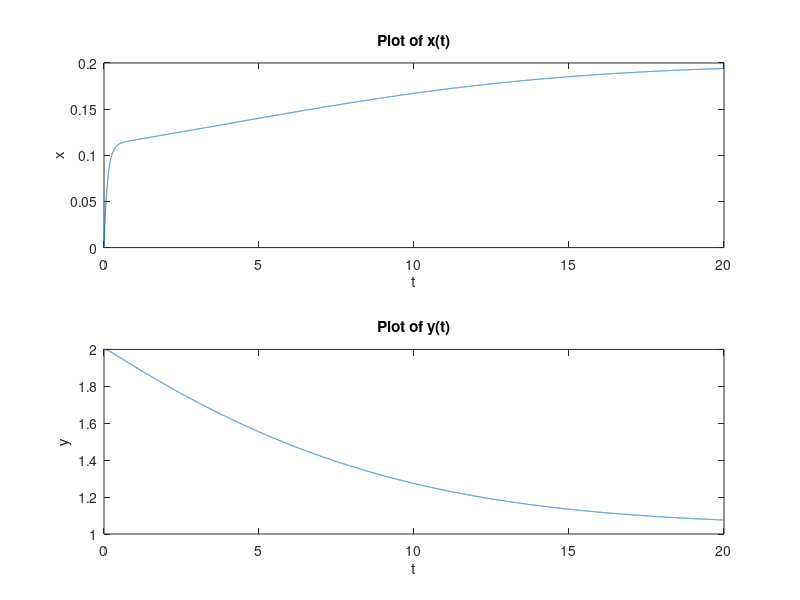

Write MATLAB code to recreate this figure.
% This is the main script to be excuted for Assignment 7 Problem 2
% Use Backward Euler to find an approximation of the exact solution of this IVP.

clear

% Define the time duration
t_start = 0;
t_end = 20;

% step size
h = 0.001;

counts = length(t_start:h:t_end);

%  Initial value
x_0 = 0;
y_0 = 2;

% Initialize
x = zeros(counts,1);
y = zeros(counts,1);
x(1) = x_0;
y(1) = y_0;
eps = 1e-6; % tolerance
itCountMax = 50; % max iteration

for i=2:counts
    
    % start point
    x_i = x(i-1);
    y_i = y(i-1);
    
    for j = 1:itCountMax
        % Step 1: compute correction
        
        % jacobian
        J = [1+h+4*h*y_i*(1-x_i^2)/(1+x_i^2)^2 4*h*x_i/(1+x_i^2);...
            -h+h*(1-x_i^2)/(1+x_i^2)^2 1+h*x_i/(1+x_i^2)];
        % g(x,y)
        g = [x_i*(1+h)+4*h*x_i*y_i/(1+x_i^2)-x(i-1)-h;
            -h*x_i+y_i+h*x_i*y_i/(1+x_i^2)-y(i-1)];
        
        delta = J\-g;
        
        % Step 2: apply correction
        x_i = x_i + delta(1);
        y_i = y_i + delta(2);
        
        % Step 3: compute norm residual
        res = norm(delta);
        
        % Step 4
        if res < eps
            break;
        end
    end
    
    if j >= itCountMax
        error('Maximum number of iterations reached');
    end
    x(i) = x_i;
    y(i) = y_i;
    
end

% Plots
t=t_start:h:t_end;
figure
subplot(2,1,1)
plot(t,x);
title('Plot of x(t)');
xlabel('t');
ylabel('x');

subplot(2,1,2)
plot(t,y);
title('Plot of y(t)');
xlabel('t');
ylabel('y');


